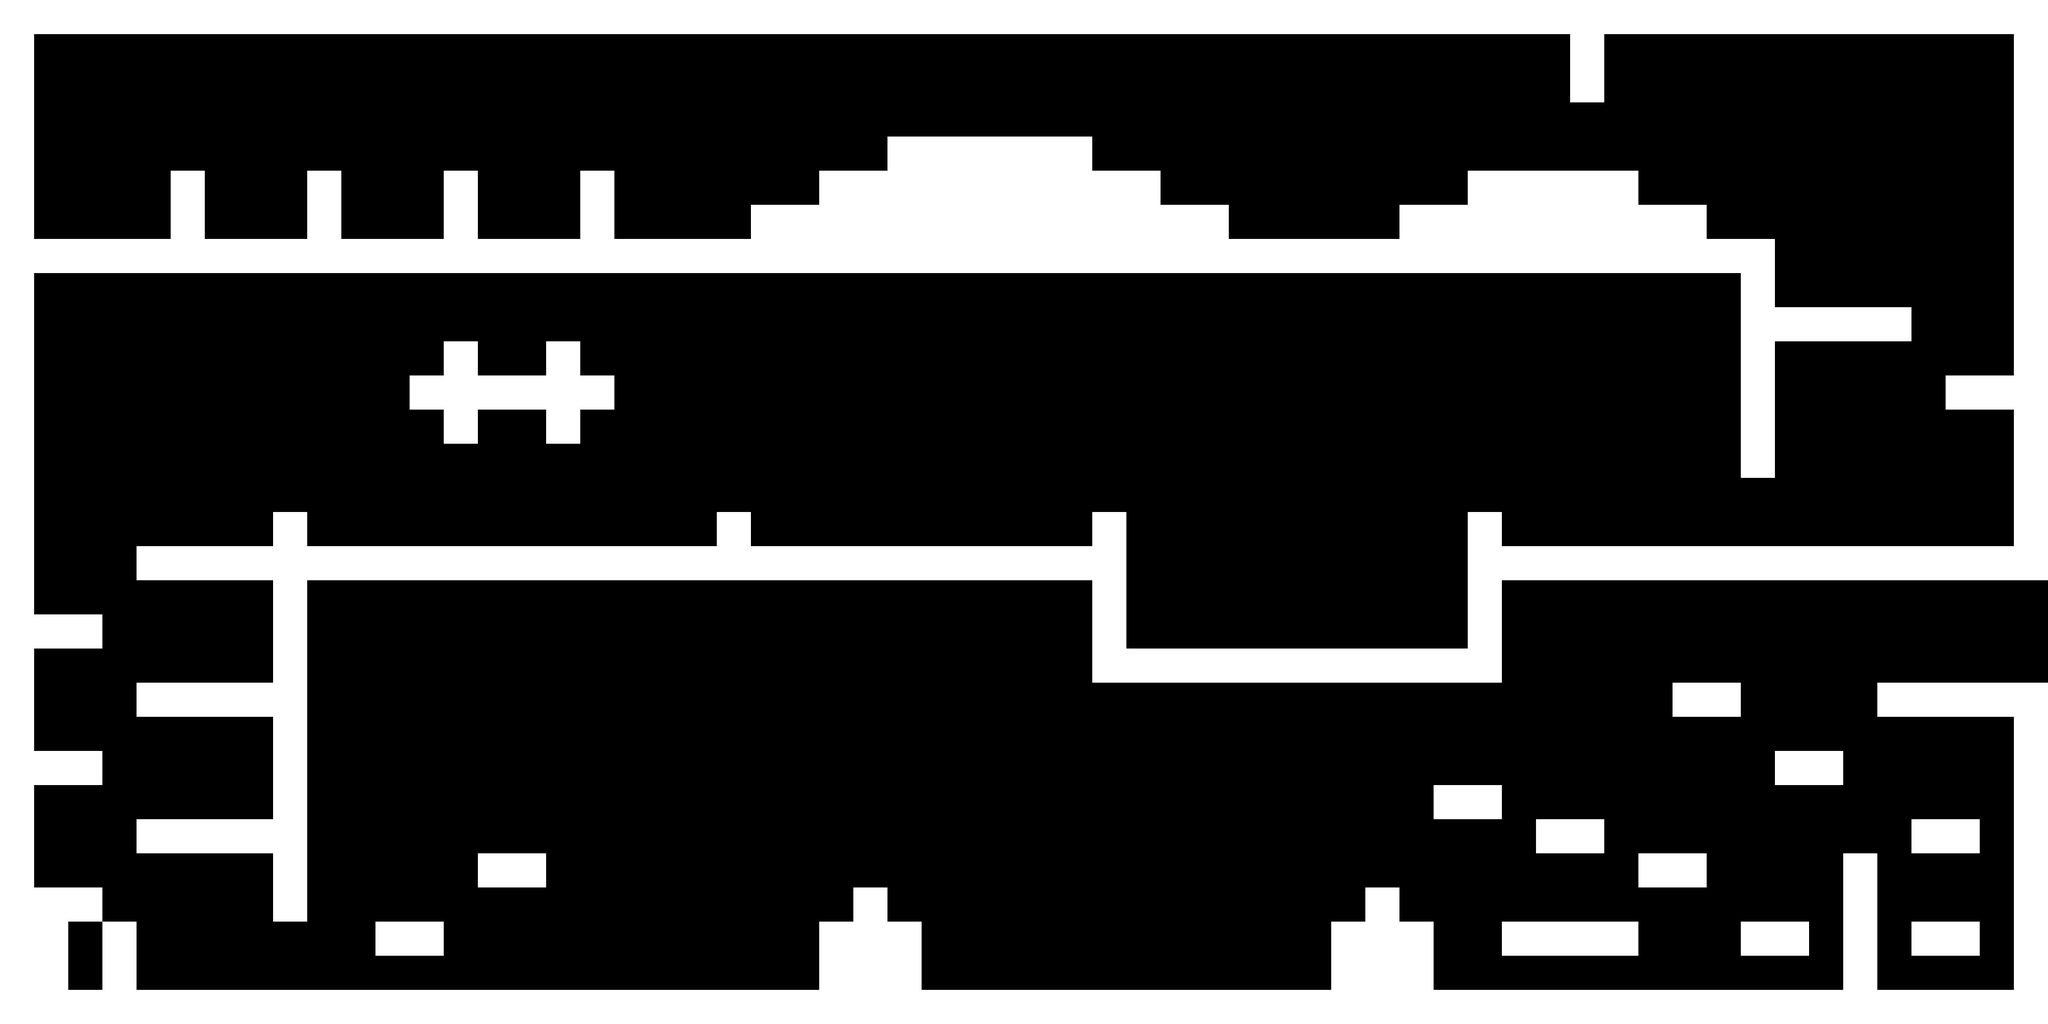

The image is a tile-based game level rendered from a .tmx file. Its description and source (layers, tilesets, objects; grid data summarised) follow:
An orthogonal 60x30 tile map with 80x80 px tiles, 1 tile layer (Platform_Classic), 1 hidden layer not drawn and 443 objects.

<map version="1.4" tiledversion="1.4.2" orientation="orthogonal" renderorder="right-down" width="60" height="30" tilewidth="80" tileheight="80" infinite="0" nextlayerid="43" nextobjectid="949">
 <editorsettings>
  <export target="Map_Tuto.json" format="json" />
 </editorsettings>
 <tileset firstgid="1" name="Tile_Set" tilewidth="80" tileheight="80" tilecount="176" columns="11">
  <image source="assets/Tile_Set.png" trans="5555ff" width="897" height="1288" />
 </tileset>
 <group id="25" name="Grille">
  <layer id="34" name="Background" width="60" height="30" visible="0" locked="1">
   <data>[1800 cells, 3 non-empty, 3 distinct tile ids]</data>
  </layer>
  <layer id="40" name="Platform_Classic" width="60" height="30">
   <data>[1800 cells, 439 non-empty, 12 distinct tile ids]</data>
  </layer>
 </group>
 <group id="24" name="Object">
  <objectgroup id="42" name="BossPlatform" />
  <objectgroup id="28" name="Ennemi3" />
  <objectgroup id="27" name="Ennemi2">
   <object id="457" gid="1" x="1440" y="2240" width="80" height="80" />
  </objectgroup>
  <objectgroup id="16" name="Ennemi1">
   <object id="458" gid="1" x="2880" y="2240" width="80" height="80" />
  </objectgroup>
  <objectgroup id="36" name="DoorSwitch1" />
  <objectgroup id="37" name="KeySwitch1" />
  <objectgroup id="22" name="Door1">
   <object id="123" gid="82" x="3680" y="320" width="80" height="80" />
  </objectgroup>
  <objectgroup id="31" name="Door2" />
  <objectgroup id="26" name="Key">
   <object id="128" gid="90" x="3576" y="348" width="80" height="80" />
  </objectgroup>
  <objectgroup id="33" name="Key2" />
  <objectgroup id="29" name="Object_bonus1">
   <object id="459" gid="46" x="3040" y="1440" width="80" height="80" />
  </objectgroup>
  <objectgroup id="18" name="Object_bonus2" />
  <objectgroup id="41" name="Platform_object" visible="0" locked="1">
   <object id="460" gid="1" x="0" y="240" width="80" height="80" />
   <object id="462" gid="1" x="0" y="80" width="80" height="80" />
   <object id="463" gid="1" x="0" y="160" width="80" height="80" />
   <object id="464" gid="1" x="1920" y="480" width="80" height="80" />
   <object id="465" gid="1" x="1920" y="560" width="80" height="80" />
   <object id="466" gid="1" x="2000" y="560" width="80" height="80" />
   <object id="467" gid="1" x="2000" y="480" width="80" height="80" />
   <object id="468" gid="1" x="2080" y="400" width="80" height="80" />
   <object id="469" gid="1" x="2240" y="400" width="80" height="80" />
   <object id="470" gid="1" x="2160" y="400" width="80" height="80" />
   <object id="471" gid="1" x="2320" y="400" width="80" height="80" />
   <object id="472" gid="1" x="2480" y="400" width="80" height="80" />
   <object id="473" gid="1" x="2400" y="400" width="80" height="80" />
   <object id="474" gid="1" x="2560" y="480" width="80" height="80" />
   <object id="475" gid="1" x="2560" y="560" width="80" height="80" />
   <object id="476" gid="1" x="2640" y="560" width="80" height="80" />
   <object id="477" gid="1" x="2640" y="480" width="80" height="80" />
   <object id="478" gid="1" x="2720" y="560" width="80" height="80" />
   <object id="479" gid="1" x="2800" y="560" width="80" height="80" />
   <object id="480" gid="1" x="1840" y="560" width="80" height="80" />
   <object id="481" gid="1" x="1760" y="560" width="80" height="80" />
   <object id="482" gid="1" x="1360" y="480" width="80" height="80" />
   <object id="483" gid="1" x="1360" y="560" width="80" height="80" />
   <object id="484" gid="1" x="1040" y="480" width="80" height="80" />
   <object id="485" gid="1" x="1040" y="560" width="80" height="80" />
   <object id="486" gid="1" x="720" y="480" width="80" height="80" />
   <object id="487" gid="1" x="720" y="560" width="80" height="80" />
   <object id="488" gid="1" x="400" y="480" width="80" height="80" />
   <object id="489" gid="1" x="400" y="560" width="80" height="80" />
   <object id="490" gid="1" x="0" y="320" width="80" height="80" />
   <object id="491" gid="1" x="0" y="400" width="80" height="80" />
   <object id="492" gid="1" x="0" y="480" width="80" height="80" />
   <object id="493" gid="1" x="0" y="560" width="80" height="80" />
   <object id="494" gid="1" x="0" y="640" width="80" height="80" />
   <object id="495" gid="1" x="0" y="720" width="80" height="80" />
   <object id="496" gid="1" x="0" y="800" width="80" height="80" />
   <object id="497" gid="1" x="0" y="880" width="80" height="80" />
   <object id="498" gid="1" x="0" y="960" width="80" height="80" />
   <object id="499" gid="1" x="0" y="1040" width="80" height="80" />
   <object id="500" gid="1" x="0" y="1280" width="80" height="80" />
   <object id="501" gid="1" x="0" y="1120" width="80" height="80" />
   <object id="502" gid="1" x="0" y="1200" width="80" height="80" />
   <object id="503" gid="1" x="0" y="1360" width="80" height="80" />
   <object id="504" gid="1" x="0" y="1440" width="80" height="80" />
   <object id="505" gid="1" x="0" y="1520" width="80" height="80" />
   <object id="506" gid="1" x="0" y="1600" width="80" height="80" />
   <object id="507" gid="1" x="0" y="1680" width="80" height="80" />
   <object id="508" gid="1" x="0" y="1760" width="80" height="80" />
   <object id="509" gid="1" x="0" y="1840" width="80" height="80" />
   <object id="510" gid="1" x="0" y="1920" width="80" height="80" />
   <object id="511" gid="1" x="0" y="2000" width="80" height="80" />
   <object id="512" gid="1" x="0" y="2080" width="80" height="80" />
   <object id="513" gid="1" x="0" y="2160" width="80" height="80" />
   <object id="514" gid="1" x="0" y="2240" width="80" height="80" />
   <object id="515" gid="1" x="0" y="2320" width="80" height="80" />
   <object id="516" gid="1" x="0" y="2400" width="80" height="80" />
   <object id="517" gid="1" x="80" y="640" width="80" height="80" />
   <object id="518" gid="1" x="240" y="640" width="80" height="80" />
   <object id="519" gid="1" x="160" y="640" width="80" height="80" />
   <object id="520" gid="1" x="320" y="640" width="80" height="80" />
   <object id="521" gid="1" x="480" y="640" width="80" height="80" />
   <object id="522" gid="1" x="400" y="640" width="80" height="80" />
   <object id="523" gid="1" x="560" y="640" width="80" height="80" />
   <object id="524" gid="1" x="720" y="640" width="80" height="80" />
   <object id="525" gid="1" x="640" y="640" width="80" height="80" />
   <object id="526" gid="1" x="800" y="640" width="80" height="80" />
   <object id="527" gid="1" x="960" y="640" width="80" height="80" />
   <object id="528" gid="1" x="880" y="640" width="80" height="80" />
   <object id="529" gid="1" x="1040" y="640" width="80" height="80" />
   <object id="530" gid="1" x="1120" y="640" width="80" height="80" />
   <object id="531" gid="1" x="1280" y="640" width="80" height="80" />
   <object id="532" gid="1" x="1200" y="640" width="80" height="80" />
   <object id="533" gid="1" x="1360" y="640" width="80" height="80" />
   <object id="534" gid="1" x="1520" y="640" width="80" height="80" />
   </objectgroup>
 </group>
</map>
<!-- 364 of 443 objects omitted -->